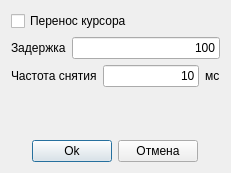
<?xml version="1.0" encoding="UTF-8"?>
<ui version="4.0">
 <class>settingsDialog</class>
 <widget class="QDialog" name="settingsDialog">
  <property name="geometry">
   <rect>
    <x>0</x>
    <y>0</y>
    <width>231</width>
    <height>173</height>
   </rect>
  </property>
  <property name="windowTitle">
   <string>Настройки</string>
  </property>
  <property name="modal">
   <bool>true</bool>
  </property>
  <layout class="QVBoxLayout" name="verticalLayout">
   <item>
    <widget class="QCheckBox" name="teleportBox">
     <property name="text">
      <string>Перенос курсора</string>
     </property>
    </widget>
   </item>
   <item>
    <layout class="QHBoxLayout" name="horizontalLayout_3">
     <item>
      <widget class="QLabel" name="label_3">
       <property name="text">
        <string>Задержка</string>
       </property>
      </widget>
     </item>
     <item>
      <widget class="QLineEdit" name="delayEdit">
       <property name="text">
        <string>100</string>
       </property>
       <property name="alignment">
        <set>Qt::AlignRight|Qt::AlignTrailing|Qt::AlignVCenter</set>
       </property>
      </widget>
     </item>
    </layout>
   </item>
   <item>
    <layout class="QHBoxLayout" name="horizontalLayout_2">
     <item>
      <widget class="QLabel" name="label">
       <property name="text">
        <string>Частота снятия</string>
       </property>
      </widget>
     </item>
     <item>
      <widget class="QLineEdit" name="tickEdit">
       <property name="text">
        <string>10</string>
       </property>
       <property name="alignment">
        <set>Qt::AlignRight|Qt::AlignTrailing|Qt::AlignVCenter</set>
       </property>
      </widget>
     </item>
     <item>
      <widget class="QLabel" name="label_2">
       <property name="text">
        <string>мс</string>
       </property>
      </widget>
     </item>
    </layout>
   </item>
   <item>
    <spacer name="verticalSpacer">
     <property name="orientation">
      <enum>Qt::Vertical</enum>
     </property>
     <property name="sizeHint" stdset="0">
      <size>
       <width>20</width>
       <height>40</height>
      </size>
     </property>
    </spacer>
   </item>
   <item>
    <layout class="QHBoxLayout" name="horizontalLayout">
     <item>
      <spacer name="horizontalSpacer">
       <property name="orientation">
        <enum>Qt::Horizontal</enum>
       </property>
       <property name="sizeHint" stdset="0">
        <size>
         <width>40</width>
         <height>20</height>
        </size>
       </property>
      </spacer>
     </item>
     <item>
      <widget class="QPushButton" name="okButton">
       <property name="text">
        <string>Ok</string>
       </property>
      </widget>
     </item>
     <item>
      <widget class="QPushButton" name="cancelButton">
       <property name="text">
        <string>Отмена</string>
       </property>
      </widget>
     </item>
     <item>
      <spacer name="horizontalSpacer_2">
       <property name="orientation">
        <enum>Qt::Horizontal</enum>
       </property>
       <property name="sizeHint" stdset="0">
        <size>
         <width>40</width>
         <height>20</height>
        </size>
       </property>
      </spacer>
     </item>
    </layout>
   </item>
  </layout>
 </widget>
 <resources/>
 <connections>
  <connection>
   <sender>cancelButton</sender>
   <signal>clicked()</signal>
   <receiver>settingsDialog</receiver>
   <slot>close()</slot>
   <hints>
    <hint type="sourcelabel">
     <x>165</x>
     <y>146</y>
    </hint>
    <hint type="destinationlabel">
     <x>115</x>
     <y>86</y>
    </hint>
   </hints>
  </connection>
 </connections>
</ui>
